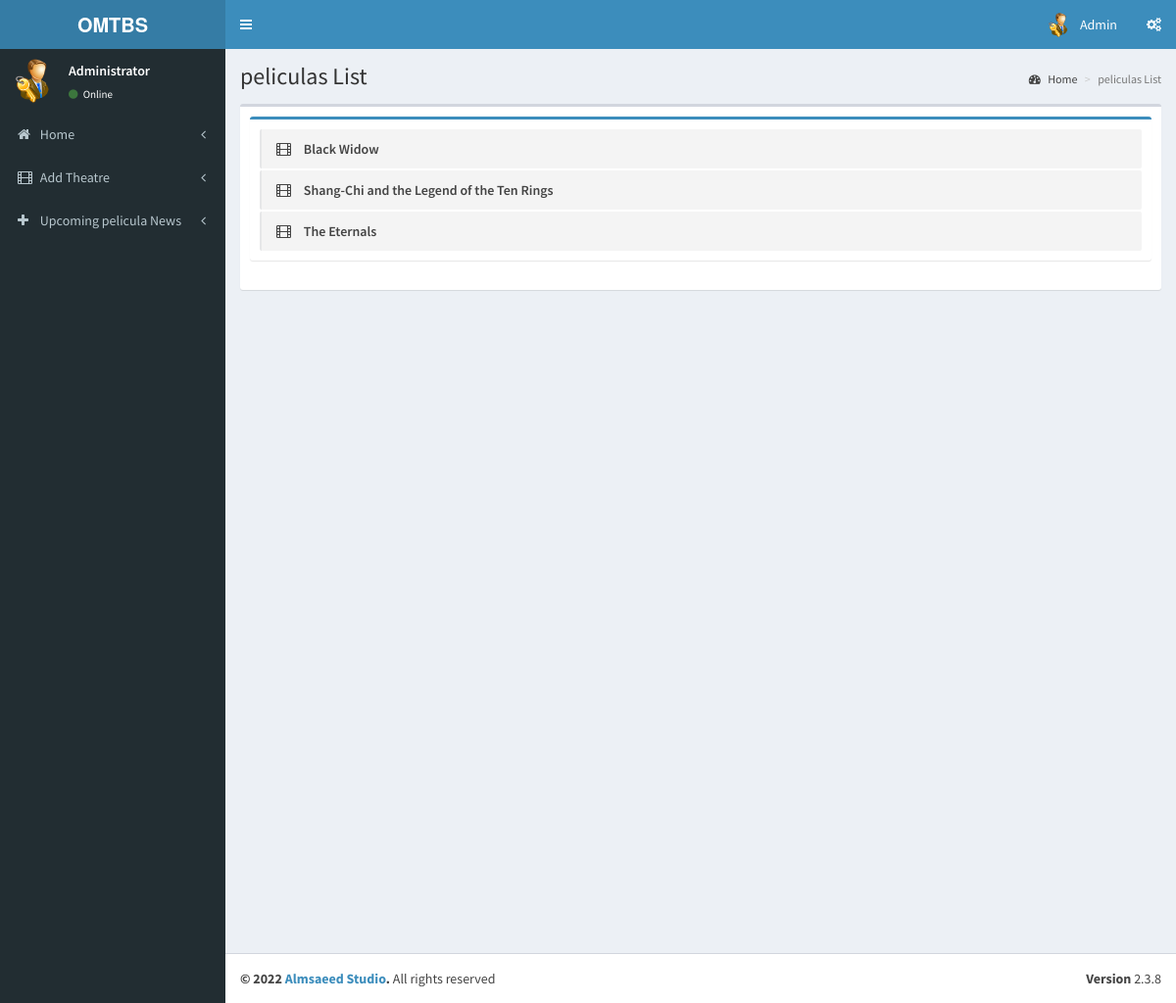
/admin/pages/index.php (signed in), run on the app's committed database.
### tables this page shows
CREATE TABLE `tbl_news` (
  `news_id` int(11) NOT NULL,
  `name` varchar(100) NOT NULL,
  `cast` varchar(100) NOT NULL,
  `news_date` date NOT NULL,
  `description` varchar(200) NOT NULL,
  `attachment` varchar(200) NOT NULL
);

### admin/pages/index.php (the view, shortened to what this page needs)
<?php
include('header.php');
?>
  <div class="content-wrapper">
    <section class="content-header">
      <h1>
        peliculas List
      </h1>
      <ol class="breadcrumb">
        <li><a href="index"><i class="fa fa-dashboard"></i> Home</a></li>
        <li class="active">peliculas List</li>
      </ol>
    </section>
    <section class="content">
      <div class="box">
        <div class="box-body">
            <div class="box box-primary">
            <div class="box-body">
              <ul class="todo-list">
                 <?php
                        $qry7=mysqli_query($con,"select * from tbl_news");
                        if(mysqli_num_rows($qry7))
                        {
                        while($c=mysqli_fetch_array($qry7))
                        {
                        ?>
                <li>
                      <span class="handle">
                        <i class="fa fa-film"></i>
                      </span>
                  <span class="text"><?php echo $c['name'];?></span>
                </li>
                  <?php
                       }}
                     ?>
            </div>
          </div>
        </div>
      </div>
    </section>
  </div>
  <?php
include('footer.php');
?>

### data on the page
tbl_news: name "Black Widow"
tbl_news: name "Shang-Chi and the Legend of the Ten Rings"
tbl_news: name "The Eternals"
